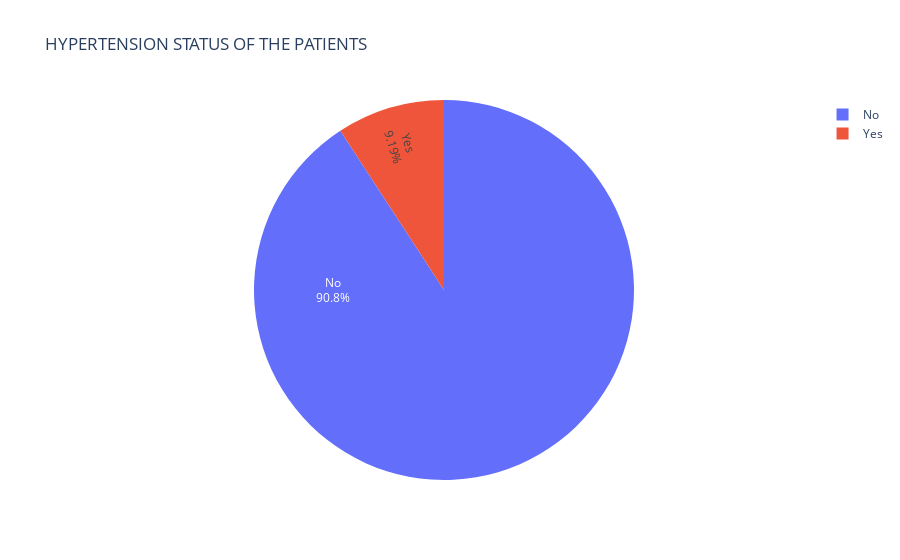

Notebook code cell kept with this figure:
### Code cell
"HYPERTENSION STATUS OF THE PATIENTS"
data["hypertension"] = data["hypertension"].replace ({0:"No" ,1:"Yes"})#Here I converted the 0s to No to make the data simpler I also converted the 1s to yes
data_hypertension = data['hypertension'].value_counts()

fig = px.pie(values=data_hypertension.values,names=data_hypertension.index,title="HYPERTENSION STATUS OF THE PATIENTS") #HYPERTENSION STATUS OF THE PATIENTS
fig.update_traces(textposition='inside', textinfo='percent+label', insidetextorientation='radial')
fig.show()

### Figure 1 — Plotly figure (JSON) as saved in the notebook; plotly's stock layout.template omitted (floating-point values rounded to 4 significant figures)
{"data": [{"domain": {"x": [0, 1], "y": [0, 1]}, "hovertemplate": "label=%{label}<br>value=%{value}<extra></extra>", "insidetextorientation": "radial", "labels": ["No", "Yes"], "legendgroup": "", "name": "", "showlegend": true, "textinfo": "percent+label", "textposition": "inside", "type": "pie", "values": [4458, 451]}], "layout": {"legend": {"tracegroupgap": 0}, "title": {"text": "HYPERTENSION STATUS OF THE PATIENTS"}}}
